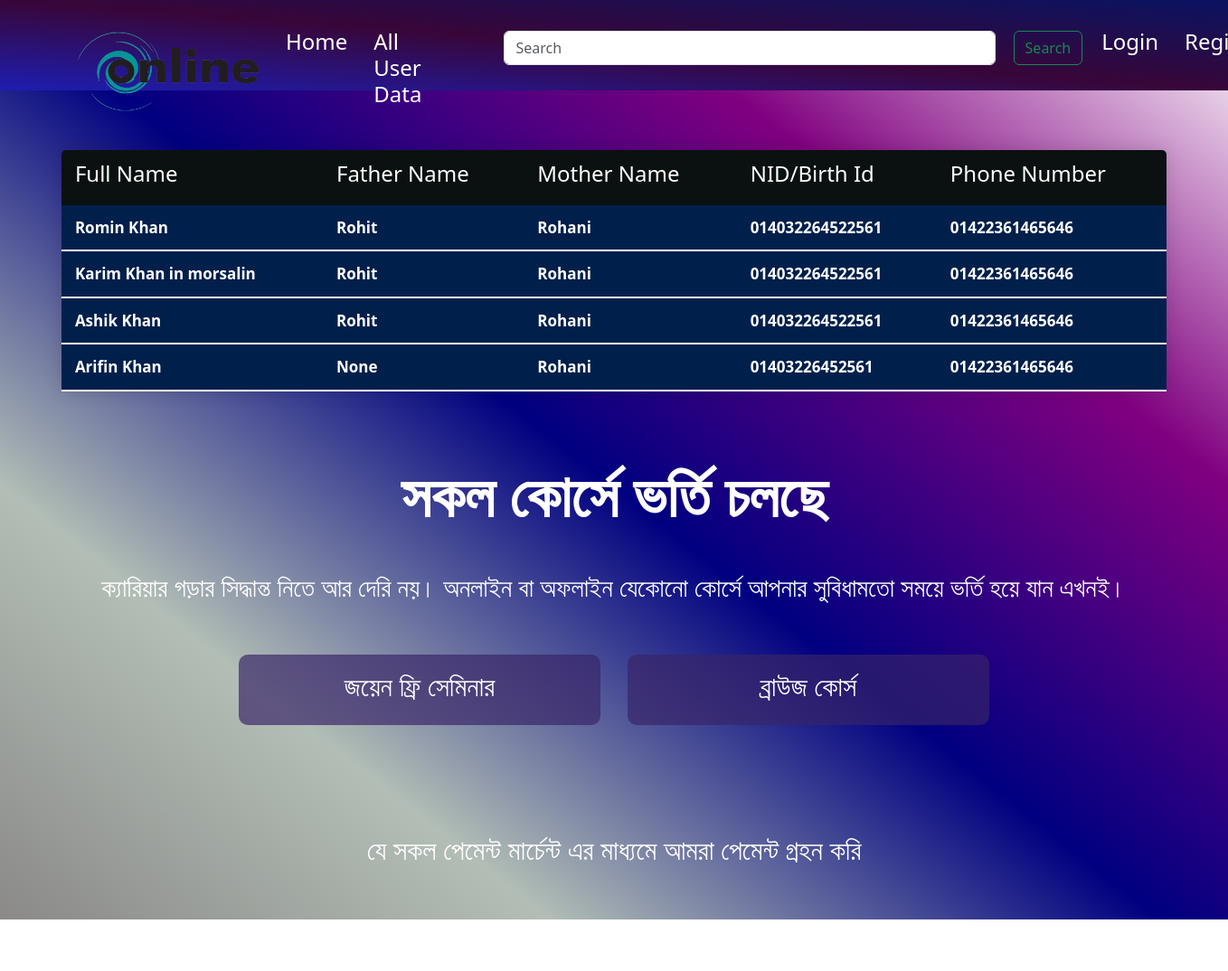
The page /all-user/ on the database its author committed.
### HomePage/models.py (models this page shows, shortened)
class User_Data_all(models.Model):
    First_Name = models.CharField(max_length=100, blank=True, null=True)
    Last_Name = models.CharField(max_length=100, blank=True, null=True)
    Father_Name = models.CharField(max_length=100, blank=True, null=True)
    Mother_Name = models.CharField(max_length=100, blank=True, null=True)
    Total_family_mamber = models.CharField(max_length=10, blank=True, null=True)
    Data_of_birth = models.CharField(max_length=10, blank=True, null=True)
    Nid_card_number = models.CharField(max_length=15, blank=True, null=True)
    phone_number = models.CharField(max_length=14, blank=True, null=True)
    created_on = models.DateTimeField(auto_now_add=True)
    qr_code = models.ImageField(upload_to='HomePage/media', blank=True, null=True)

### HomePage/views.py (the view)
# urls.py: path('all-user/', views.all_user, name='all_user'),
def all_user(request):
    q = request.GET.get('question', '')  # Get the search query, default to empty string if not present
    if q:
        multiple_q = Q(Q(Nid_card_number__icontains=q) | Q(phone_number__icontains=q))
        user_all = User_Data_all.objects.filter(multiple_q)
    else:
        user_all = User_Data_all.objects.all()
    return render(request, 'all_user.html', {'user_all': user_all, 'query': q})

### HomePage/templates/all_user.html (shortened to what this page needs)
{% extends "base.html" %}
{% block blockname %}
<div class="contractformfulldiv">
    <div>
        <table class="content-table w-100">
            <thead>
                <tr>
                    <th><h4>Full Name</h4></th>
                    <th><h4>Father Name</h4></th>
                    <th><h4>Mother Name</h4></th>
                    <th><h4>NID/Birth Id</h4></th>
                    <th><h4>Phone Number</h4></th>
                </tr>
            </thead>
            <tbody>
            {% for i in user_all %}
            <tr>
                <td> <a href="{% url 'user_detail' i.pk %}"  class="tdtable">  {{i.First_Name}} {{i.Last_Name}}</a> </td>
                <td> <a href="{% url 'user_detail' i.pk %}"  class="tdtable">  {{i.Father_Name}}</a> </td>
                <td> <a href="{% url 'user_detail' i.pk %}"  class="tdtable">  {{i.Mother_Name}}</a> </td>
                <td> <a href="{% url 'user_detail' i.pk %}"  class="tdtable">  {{i.Nid_card_number}}</a> </td>
                <td> <a href="{% url 'user_detail' i.pk %}"  class="tdtable">  {{i.phone_number}}</a> </td>
            </tr>
            {% endfor %}
            </tbody>
        </table>
    </div>
</div>
{% endblock blockname %}

### templates/base.html (shortened to what this page needs)
{% load static %}
<!DOCTYPE html>
<html lang="en">
<head>
    <link rel="stylesheet" href="https://use.fontawesome.com/releases/v5.7.2/css/all.css" />
    <link href="https://cdn.jsdelivr.net/gh/gitbrent/bootstrap4-toggle@3.6.1/css/bootstrap4-toggle.min.css" rel="stylesheet">
    <link href="https://cdn.jsdelivr.net/npm/bootstrap@5.3.3/dist/css/bootstrap.min.css" rel="stylesheet">
</head>
<body class="fullbody">
  <div class="container-fluid secondnavbar">
    <div class="" >
      <nav class="navbar navbar-expand-xl">
          <div class="manuelogo">
              <a href="{% url 'homepage' %}" class="navbar-brand  navlogoa">
                <img src="{% static 'data/logo.png' %}" class=" nablogoimg">
              </a>
          </div>
          <div class="collapse navbar-collapse py-3" id="navbarCollapse">
            <div class="navbar-nav  nabevardivtext" >
              {% if request.user.is_authenticated %}
              <div id="toggleImagesecond" class="profileimagenavdiv profileimagenavdivmanue">
                <img src="{% static 'data/logo.png' %}" alt="" class="profileimagenav">
              </div>
                  <a href="{% url 'homepage' %}" class="nav-item nav-link active"><H4 class="nabtextcolor">Home</H4></a>
                  <a href="{% url 'adduser' %}" class="nav-item nav-link nabtextcolor"><H4>Add User</H4></a>
                  <a href="{% url 'all_user' %}" class="nav-item nav-link nabtextcolor"><H4>All User Data</H4></a>
                  <div class="socialicondiv d-flex">
                    <div class="searchopt">
                      <form class="form-inline d-flex">
                        <input class="form-control  searchinputsec" name='question' type="search" placeholder="Search" aria-label="Search" value="{{ query }}">
                        <button class="btn btn-outline-success searchbtn my-2 my-sm-0 px" type="submit">Search</button>
                      </form>
                    </div>
                  </div>
                  <a href="{% url 'LogoutViewpage' %}" class="nav-item nav-link nabtextcolor"><h4>Logout</h4></a>
              {% else %}
                  <a href="{% url 'homepage' %}" class="nav-item nav-link active"><H4 class="nabtextcolor">Home</H4></a>
                  <a href="{% url 'all_user' %}" class="nav-item nav-link nabtextcolor"><H4>All User Data</H4></a>
                  <div class="socialicondiv d-flex">
                    <div class="searchopt">
                      <form class="form-inline d-flex">
                        <input class="form-control  searchinput" type="search" placeholder="Search" aria-label="Search">
                        <button class="btn btn-outline-success searchbtn my-2 my-sm-0 px" type="submit">Search</button>
                      </form>
                    </div>
                  </div>
                  <a href="{% url 'loginpage' %}" class="nav-item nav-link nabtextcolor"><h4>Login</h4></a>
                  <a href="{% url 'registerpage' %}" class="nav-item nav-link nabtextcolor"><h4>Register </h4></a>
              {% endif %}
            </div>
          </div>
      </nav>
    </div>
  </div>
      {% block blockname %}
      {% endblock blockname %}
<div class="Footerfirstdiv">
  <div>
    <div style="text-align: center;">
      <p class="Footerdivp" >সকল কোর্সে ভর্তি চলছে</p>
      <h3 class="Footerdivh3">
        ক্যারিয়ার গড়ার সিদ্ধান্ত নিতে আর দেরি নয়। অনলাইন বা অফলাইন যেকোনো কোর্সে আপনার সুবিধামতো সময়ে ভর্তি হয়ে যান এখনই।
      </h3>
    </div>
    <div class="   justify-content-center footerbutton">
     <div  class="footerbutton1" >
      <a type="button" href="" class="btn  footerbutton12 p-3"><h4 class="footerbuttontext">জয়েন ফ্রি সেমিনার </h4></a>
     </div>
     <div class="footerbutton2">
      <a type="button" href="" class="btn footerbutton12 p-3" ><h4 class="footerbuttontext">ব্রাউজ কোর্স </h4></a>
     </div>
    </div>
    <div class="footertextall">
  </div>
  </div>
</div>
  <div class="paymentfirstdiv">
    <div class=" paymentsecdiv text-center">
      <h1 class="paymentsecdivh1">যে সকল পেমেন্ট  মার্চেন্ট এর মাধ্যমে আমরা পেমেন্ট গ্রহন করি</h1>
    </div>
    <div class="align-content-center flex-wrap justify-content-center" >
      <div class=" ">
        <div class=" paymentCard text-center">
            <img src="{% static 'socialmedia/allpay.png' %}" class=" paymentCardimage " alt="...">
        </div>
      </div>
    </div>
  <div class="bordersection">
  </div>
</div>
</body>
</html>

### templates/base.html (style rules this page uses)
.fullbody { background: linear-gradient(to left bottom, white, purple, rgb(0,0,128),rgb(178, 190, 181),rgb(134, 131, 131) ); }
.secondnavbar { background: linear-gradient(to left bottom, rgb(10, 19, 97), rgb(56, 6, 56), rgb(29, 29, 177) ); height: 100px; }
#navbarCollapse { background:#00000000; }
.nabtextcolor { color: white; }
.nablogoimg { width: 210px; height: 90px; }
.nabevardivtext { gap: 13px; }
.navlogoa { padding-left: 70px; }
.searchopt { padding-left: 70px; padding-top: 10px; }
.searchbtn { margin-left: 20px; }
.Footerfirstdiv { background: transperent; padding-top:1px }
.Footerdivp { font-size: 65px; font-weight: 700; color: white; }
.Footerdivh3 { padding-top:20px; color: white; }
.footerbutton { padding-top: 50px; display: flex; }
.footerbutton1 { padding-right: 15px; }
.footerbutton12 { border-radius: 10px; background-color: rgba(57, 36, 104, 0.678); color: white; width: 400px; }
.footerbuttontext { font-size: 30px; }
.footerbutton2 { padding-left: 15px; }
.footertextall { padding-top: 70px; }
.bordersection { padding-top: 30px; padding-left:50px; padding-right:50px; }
.paymentsecdiv { padding-top: 50px; }
.paymentsecdivh1 { padding-bottom: 50px; font-size: 30px; color: white; font-weight: 500; }
.paymentfirstdiv { padding-left: 100px; padding-right: 100px; }
.paymentCardimage { width: 100%; }
.searchinput { width: 40vw; }

### HomePage/templates/all_user.html (style rules this page uses)
.content-table { border-collapse: collapse; margin: 25px 0; font-size: 0.9em; min-width: 400px; border-radius: 5px 5px 0 0; overflow: hidden; box-shadow: 0 0 20px rgba(0, 0, 0, 0.15); }
.content-table thead tr { background-color: #0a1110; color: #ffffff; text-align: left; font-weight: bold; font-size: 25px; padding-top: 15px; }
.content-table th, .content-table td { padding: 12px 15px; font-size: 17px; font-weight: 600; color: white; }
.content-table tbody tr { border-bottom: 2px solid #ffffff; background-color: #011f4b; }
.contractformfulldiv { padding: 3% 5%; }
.tdtable { color: white; text-decoration: none; }

### rows shown on the page
User_Data_all: First_Name "Romin", Last_Name "Khan", Father_Name "Rohit", Mother_Name "Rohani", Nid_card_number "014032264522561", phone_number "01422361465646"
User_Data_all: First_Name "Karim", Last_Name "Khan in morsalin", Father_Name "Rohit", Mother_Name "Rohani", Nid_card_number "014032264522561", phone_number "01422361465646"
User_Data_all: First_Name "Ashik", Last_Name "Khan", Father_Name "Rohit", Mother_Name "Rohani", Nid_card_number "014032264522561", phone_number "01422361465646"
User_Data_all: First_Name "Arifin", Last_Name "Khan", Father_Name "None", Mother_Name "Rohani", Nid_card_number "01403226452561", phone_number "01422361465646"
